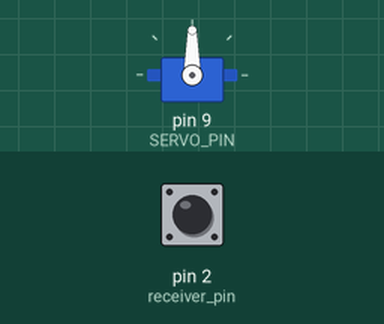
A sketch run on a simulated Arduino Uno, built with avr-gcc and run on an emulated ATmega328P. Parts: servo. Inputs (shaded band) come from the test bench; at power-on: pin 2 (receiver_pin) LOW.

Above: at 0.1 s.
At 1.2 s:
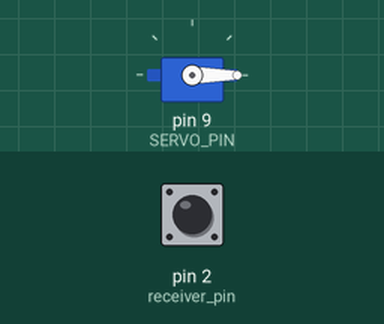
1.3 s: pin 2 (receiver_pin) pulsed HIGH 2 times (0.12 s each, 0.3 s apart)
At 2.4 s:
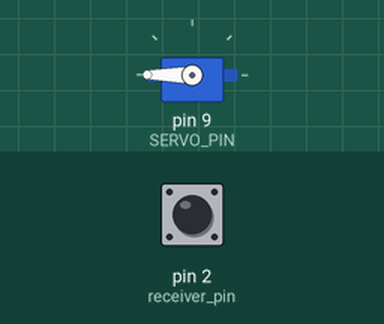
Timing chart, 0 to 4.3 s (numbered marks = the images above; inputs shaded):
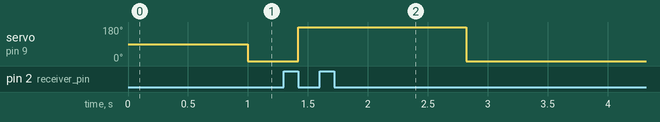

Measured:
- after the input at 1.3 s, servo on pin 9 (SERVO_PIN): 0° → 180° after 0.12 s, → 0° 1.4 s later

The sketch:

RemoteChannel1.ino
```cpp
#include <Servo.h>

const int receiver_pin = 2;  // Channel 1 (joystick left-right) pin

const int SERVO_PIN = 9;     // Servo control pin

Servo motor;  // Servo motor object

unsigned long pulse_duration;  // To store pulse width

void setup() {
  Serial.begin(9600);  // Start serial communication
  motor.attach(SERVO_PIN);  // Attach the motor (servo) to the pin
  motor.write(90);  // Initial position (middle)

  pinMode(receiver_pin, INPUT);  // Set the receiver pin as input
}

void loop() {
  // Read the pulse duration (joystick position)
  pulse_duration = pulseIn(receiver_pin, HIGH);

  // Map the pulse duration to a range of 0 to 180 for servo movement
  // Assuming that pulse duration range is between 993 and 1985
  int mapped_value = map(pulse_duration, 993, 1985, 0, 180);

  // Write the mapped value to the servo (motor)
  motor.write(mapped_value);

  // Print the pulse duration and mapped servo angle to the Serial Monitor for debugging
  //Serial.print("Pulse Duration: ");
  //Serial.print(pulse_duration);
  //Serial.print("  Mapped Angle: ");
  //Serial.println(mapped_value);

  delay(100);  // Small delay for stability


}
```
